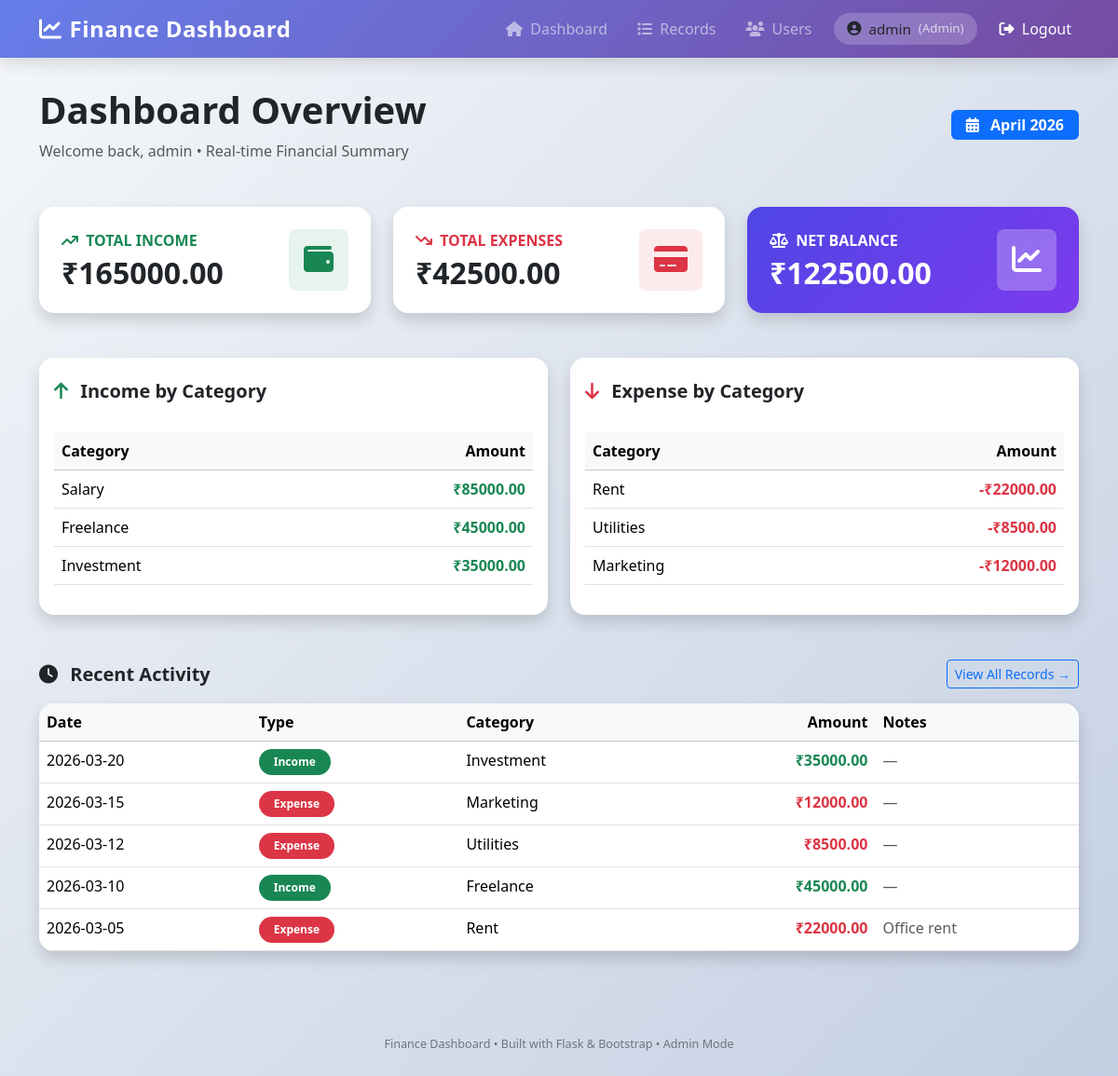
The page /dashboard (signed in) on the database its author committed.
### app.py (models this page shows, shortened)
class User(UserMixin, db.Model):
    id = db.Column(db.Integer, primary_key=True)
    username = db.Column(db.String(80), unique=True, nullable=False)
    password_hash = db.Column(db.String(256), nullable=False)
    role = db.Column(db.String(20), nullable=False, default='viewer')
    is_active = db.Column(db.Boolean, default=True)

class FinancialRecord(db.Model):
    id = db.Column(db.Integer, primary_key=True)
    amount = db.Column(db.Float, nullable=False)
    type = db.Column(db.String(10), nullable=False)
    category = db.Column(db.String(50), nullable=False)
    date = db.Column(db.Date, nullable=False)
    notes = db.Column(db.Text)
    created_by = db.Column(db.Integer, db.ForeignKey('user.id'))

### app.py (the view)
@app.route('/dashboard')
@login_required
def dashboard():
    records = FinancialRecord.query.all()
    total_income = sum(r.amount for r in records if r.type == 'income')
    total_expense = sum(r.amount for r in records if r.type == 'expense')
    net_balance = total_income - total_expense
    cat_income = defaultdict(float)
    cat_expense = defaultdict(float)
    for r in records:
        if r.type == 'income':
            cat_income[r.category] += r.amount
        else:
            cat_expense[r.category] += r.amount
    recent = sorted(records, key=lambda x: x.date, reverse=True)[:5]
    return render_template('dashboard.html',
                           total_income=total_income,
                           total_expense=total_expense,
                           net_balance=net_balance,
                           cat_income=cat_income,
                           cat_expense=cat_expense,
                           recent=recent)

### app.py (called while the page is built)
@login_manager.user_loader
def load_user(user_id):
    return User.query.get(int(user_id))

### templates/dashboard.html
{% extends 'base.html' %}
{% block content %}
<div class="d-flex justify-content-between align-items-center mb-5">
    <div>
        <h1 class="fw-bold text-dark">Dashboard Overview</h1>
        <p class="text-muted mb-0">Welcome back, {{ current_user.username }} • Real-time Financial Summary</p>
    </div>
    <div>
        <span class="badge bg-primary fs-6 px-3 py-2">
            <i class="fas fa-calendar-alt me-2"></i>
            {{ today|default('April 2026') }}
        </span>
    </div>
</div>
<div class="row g-4 mb-5">
    <div class="col-lg-4 col-md-6">
        <div class="card h-100 border-0 shadow">
            <div class="card-body p-4">
                <div class="d-flex justify-content-between align-items-start">
                    <div>
                        <p class="text-success fw-semibold mb-1">
                            <i class="fas fa-arrow-trend-up me-1"></i> TOTAL INCOME
                        </p>
                        <h2 class="fw-bold text-dark mb-0">₹{{ "%.2f"|format(total_income) }}</h2>
                    </div>
                    <div class="bg-success bg-opacity-10 p-3 rounded-3">
                        <i class="fas fa-wallet fa-2x text-success"></i>
                    </div>
                </div>
            </div>
        </div>
    </div>
    <div class="col-lg-4 col-md-6">
        <div class="card h-100 border-0 shadow">
            <div class="card-body p-4">
                <div class="d-flex justify-content-between align-items-start">
                    <div>
                        <p class="text-danger fw-semibold mb-1">
                            <i class="fas fa-arrow-trend-down me-1"></i> TOTAL EXPENSES
                        </p>
                        <h2 class="fw-bold text-dark mb-0">₹{{ "%.2f"|format(total_expense) }}</h2>
                    </div>
                    <div class="bg-danger bg-opacity-10 p-3 rounded-3">
                        <i class="fas fa-credit-card fa-2x text-danger"></i>
                    </div>
                </div>
            </div>
        </div>
    </div>
    <div class="col-lg-4 col-md-6">
        <div class="card h-100 border-0 shadow" style="background: linear-gradient(135deg, #4f46e5, #7c3aed); color: white;">
            <div class="card-body p-4">
                <div class="d-flex justify-content-between align-items-start">
                    <div>
                        <p class="fw-semibold mb-1 opacity-90">
                            <i class="fas fa-balance-scale me-1"></i> NET BALANCE
                        </p>
                        <h2 class="fw-bold mb-0">₹{{ "%.2f"|format(net_balance) }}</h2>
                    </div>
                    <div class="bg-white bg-opacity-25 p-3 rounded-3">
                        <i class="fas fa-chart-line fa-2x"></i>
                    </div>
                </div>
            </div>
        </div>
    </div>
</div>
<div class="row g-4">
    <div class="col-lg-6">
        <div class="card border-0 shadow h-100">
            <div class="card-header bg-white border-0 pt-4 pb-3">
                <h5 class="fw-semibold mb-0">
                    <i class="fas fa-arrow-up text-success me-2"></i> Income by Category
                </h5>
            </div>
            <div class="card-body">
                <table class="table table-hover align-middle">
                    <thead class="table-light">
                        <tr>
                            <th>Category</th>
                            <th class="text-end">Amount</th>
                        </tr>
                    </thead>
                    <tbody>
                        {% for cat, amt in cat_income.items() %}
                        <tr>
                            <td class="fw-medium">{{ cat }}</td>
                            <td class="text-end text-success fw-semibold">₹{{ "%.2f"|format(amt) }}</td>
                        </tr>
                        {% endfor %}
                    </tbody>
                </table>
            </div>
        </div>
    </div>
    <div class="col-lg-6">
        <div class="card border-0 shadow h-100">
            <div class="card-header bg-white border-0 pt-4 pb-3">
                <h5 class="fw-semibold mb-0">
                    <i class="fas fa-arrow-down text-danger me-2"></i> Expense by Category
                </h5>
            </div>
            <div class="card-body">
                <table class="table table-hover align-middle">
                    <thead class="table-light">
                        <tr>
                            <th>Category</th>
                            <th class="text-end">Amount</th>
                        </tr>
                    </thead>
                    <tbody>
                        {% for cat, amt in cat_expense.items() %}
                        <tr>
                            <td class="fw-medium">{{ cat }}</td>
                            <td class="text-end text-danger fw-semibold">-₹{{ "%.2f"|format(amt) }}</td>
                        </tr>
                        {% endfor %}
                    </tbody>
                </table>
            </div>
        </div>
    </div>
</div>
<div class="mt-5">
    <div class="d-flex justify-content-between align-items-center mb-3">
        <h5 class="fw-semibold mb-0">
            <i class="fas fa-clock me-2"></i> Recent Activity
        </h5>
        <a href="{{ url_for('records') }}" class="btn btn-sm btn-outline-primary">
            View All Records →
        </a>
    </div>
    <div class="card border-0 shadow">
        <div class="card-body p-0">
            <table class="table table-hover mb-0">
                <thead class="table-light">
                    <tr>
                        <th>Date</th>
                        <th>Type</th>
                        <th>Category</th>
                        <th class="text-end">Amount</th>
                        <th>Notes</th>
                    </tr>
                </thead>
                <tbody>
                    {% for r in recent %}
                    <tr>
                        <td class="fw-medium">{{ r.date }}</td>
                        <td>
                            <span class="badge rounded-pill px-3 py-2
                                {% if r.type == 'income' %}bg-success{% else %}bg-danger{% endif %}">
                                {{ r.type|title }}
                            </span>
                        </td>
                        <td>{{ r.category }}</td>
                        <td class="text-end fw-bold
                            {% if r.type == 'income' %}text-success{% else %}text-danger{% endif %}">
                            ₹{{ "%.2f"|format(r.amount) }}
                        </td>
                        <td class="text-muted">{{ r.notes or '—' }}</td>
                    </tr>
                    {% endfor %}
                </tbody>
            </table>
        </div>
    </div>
</div>
{% endblock %}

### templates/base.html (shortened to what this page needs)
<!DOCTYPE html>
<html lang="en">
<head>
    <link href="https://cdn.jsdelivr.net/npm/bootstrap@5.3.3/dist/css/bootstrap.min.css" rel="stylesheet">
    <link href="https://cdnjs.cloudflare.com/ajax/libs/font-awesome/6.5.0/css/all.min.css" rel="stylesheet">
</head>
<body>
    <nav class="navbar navbar-expand-lg navbar-dark sticky-top">
        <div class="container">
            <a class="navbar-brand d-flex align-items-center" href="{{ url_for('dashboard') }}">
                <i class="fas fa-chart-line me-2"></i>
                Finance Dashboard
            </a>
            <div class="navbar-nav ms-auto d-flex align-items-center gap-3">
                <a class="nav-link" href="{{ url_for('dashboard') }}">
                    <i class="fas fa-home me-1"></i> Dashboard
                </a>
                {% if current_user.role in ['analyst', 'admin'] %}
                <a class="nav-link" href="{{ url_for('records') }}">
                    <i class="fas fa-list me-1"></i> Records
                </a>
                {% endif %}
                {% if current_user.role == 'admin' %}
                <a class="nav-link" href="{{ url_for('users') }}">
                    <i class="fas fa-users me-1"></i> Users
                </a>
                {% endif %}
                <div class="user-badge d-flex align-items-center gap-2">
                    <i class="fas fa-user-circle"></i>
                    <span>{{ current_user.username }}</span>
                    <small class="text-light opacity-75">({{ current_user.role|title }})</small>
                </div>
                <a class="nav-link text-white" href="{{ url_for('logout') }}">
                    <i class="fas fa-sign-out-alt me-1"></i> Logout
                </a>
            </div>
        </div>
    </nav>
    <div class="container main-content">
        {% block content %}{% endblock %}
    </div>
    <div class="footer py-4">
        <div class="container">
            <small>Finance Dashboard • Built with Flask &amp; Bootstrap • {{ current_user.role|title }} Mode</small>
        </div>
    </div>
</body>
</html>

### templates/base.html (style rules this page uses)
:root { --primary-gradient: linear-gradient(135deg, #667eea 0%, #764ba2 100%); }
body { background: linear-gradient(135deg, #f5f7fa 0%, #c3cfe2 100%); min-height: 100vh; font-family: 'Segoe UI', system-ui, sans-serif; }
.navbar { background: var(--primary-gradient) !important; box-shadow: 0 4px 20px rgba(0, 0, 0, 0.15); backdrop-filter: blur(10px); }
.navbar-brand { font-weight: 700; font-size: 1.5rem; letter-spacing: 0.5px; }
.nav-link { font-weight: 500; transition: all 0.3s ease; }
.main-content { margin-top: 2rem; }
.card { border: none; border-radius: 16px; box-shadow: 0 8px 25px rgba(0, 0, 0, 0.08); transition: all 0.4s cubic-bezier(0.4, 0, 0.2, 1); overflow: hidden; }
.user-badge { background: rgba(255, 255, 255, 0.2); padding: 6px 14px; border-radius: 50px; font-size: 0.95rem; }
.footer { margin-top: 4rem; text-align: center; color: #6c757d; font-size: 0.9rem; }

### rows shown on the page
User: username "admin", role "Admin"
FinancialRecord: category "Salary", amount "85000.00"
FinancialRecord: category "Freelance", amount "45000.00", date "2026-03-10", type "Income", notes "—"
FinancialRecord: category "Investment", amount "35000.00", date "2026-03-20", type "Income", notes "—"
FinancialRecord: category "Rent", amount "22000.00", date "2026-03-05", type "Expense", notes "Office rent"
FinancialRecord: category "Utilities", amount "8500.00", date "2026-03-12", type "Expense", notes "—"
FinancialRecord: category "Marketing", amount "12000.00", date "2026-03-15", type "Expense", notes "—"

### other values the page prints
{{ today|default('April 2026') }} "April 2026"
{{ "%.2f"|format(total_income) }} "165000.00"
{{ "%.2f"|format(total_expense) }} "42500.00"
{{ "%.2f"|format(net_balance) }} "122500.00"
